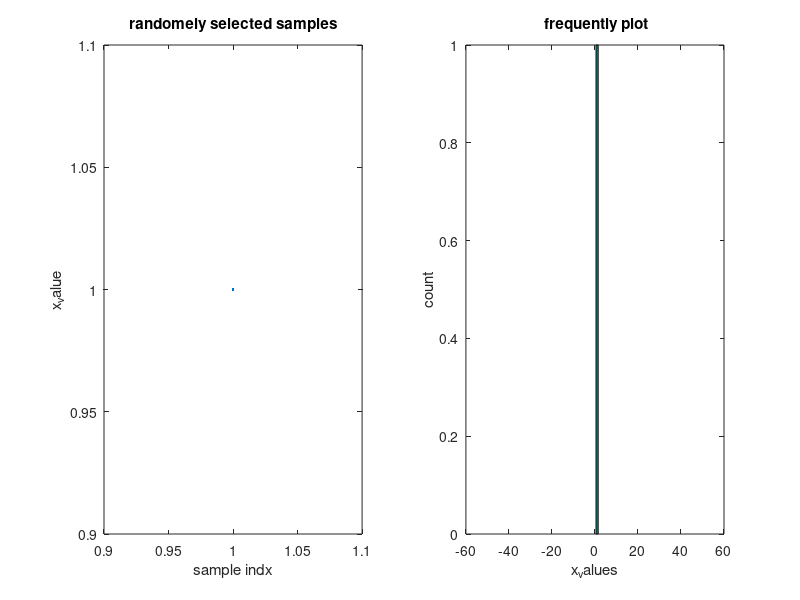

Recreate this plot in MATLAB.
%% Pre-lab A: Dataset Generation
%% Exercise 1
% In probability theory, a normal distribution is a type of continuous distribution. 
% The general form of its probability density function (pdf) is
% 
% $$\textrm{pdf}\left(x\right)=\frac{1}{\sigma \;\sqrt{2\pi \;}}\;e^{\left(-0\ldotp 
% 5\;{\left(\frac{x-\mu \;}{\;\sigma \;}\right)}^{2\;} \right)}$$
% 
% The parameter set $\mu$ is the mean or expectation of the distribution (and 
% also its median and mode), while the parameter $\sigma \;$ is its standard deviation 
% The variance of the distribution is $\sigma {\;}^{2\;}$.
% 
% create a random set of 1000 points in 1-D space which normal distribution 
% with parameters set $\left\lbrace \mu =1\ldotp 0,\sigma =0\ldotp 5\right\rbrace$.
% 
% This means we randomly select 1000 points from a normal distribution with 
% a mean 1.0 and a standard deviation of 0.5 (hint: use *randn*  as you used in 
% the last session).

sz=1000;
mu_x=1.0;
std_x=0.5;
x= ... ;
figure
subplot(1,2,1)
plot(x,'.');
title('randomely selected samples')
xlabel('sample indx')
ylabel('x_value')
subplot(1,2,2)
hist(x,sz/10)
title(' frequently plot')
xlabel('x_values')
ylabel('count')
%% 
% *Optional*: Change the sample size for 1000 to 100 and 10000 to see what changes 
% in the frequently plot, what is your inference?



%% Exercise 2 
% Create a random set of 1000 points in 2-D spaces with normal probability distribution 
% parameters set $\mu_x =1,\sigma_x \;=0\ldotp 5$ for both x and y axies.



%% Exercise 3
% Plot two sets of 1000  points for two different means $\mu =\left\lbrace 1,-1\right\rbrace$ 
% and same standard deviation $\sigma =\ldotp 1$ in different colors


%% 
% 
%% *Exercise 4*
% Draw a line that separates these two red and blue points graphically. How 
% do you find the slope and y-intercept?


%% Message to take home
% In this pre-lab, we learned how we can generate some random points with different 
% statistical properties in 2-D and manually we find a line to separate these 
% two classes of data. 
%%